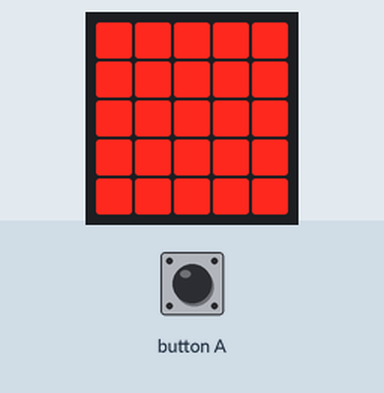
A program run on a simulated BBC micro:bit running MicroPython. Parts: the board's 5×5 LED display. The test bench sets the inputs (shaded band).

Above: at 3.7 s.
3.8 s: button A pressed for 0.15 s
At 4.6 s:
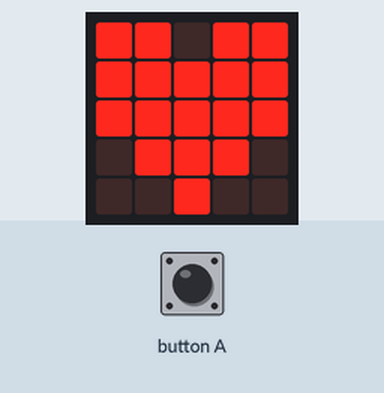
At 6.3 s:
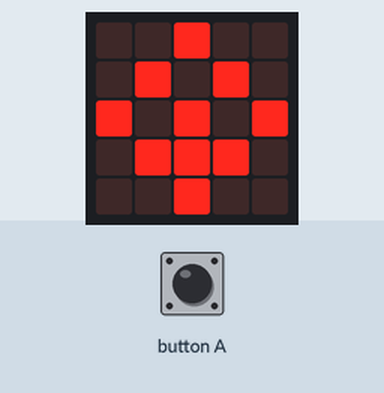
6.9 s: button A pressed for 1 s
At 14.6 s:
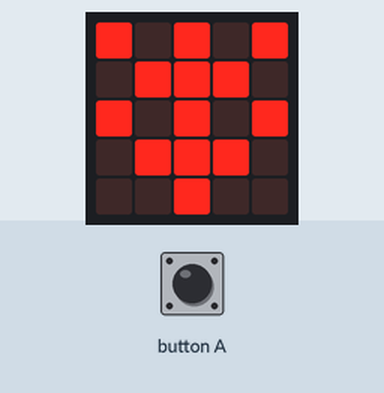
Timing chart, 0 to 16.1 s (numbered marks = the images above; inputs shaded):
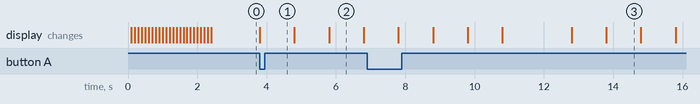

The program:

James.py
```python
from microbit import *

for x in range(0, 5):
    for y in range(0, 5):
        display.set_pixel(x, y, 9)
        sleep(100)

while True:
    if button_a.was_pressed():
        poo = Image("99099:99999:99999:09990:00900")
        display.show(poo)
        sleep(1000)
        poo = Image("90909:09990:90909:09990:00900")
        display.show(poo)
        sleep(1000)
        poo = Image("00900:09090:90909:09990:00900")
        display.show(poo)
        sleep(1000)
        poo = Image("90909:00900:09090:00900:09090")
        display.show(poo)
        sleep(1000)
        poo = Image("00909:00990:09900:99090:90009")
        display.show(poo)
        sleep(1000)
        poo = Image("90909:09990:99999:09990:90909")
        display.show(poo)
        sleep(1000)
        poo = Image("09090:90909:09990:90909:09090")
        display.show(poo)
        sleep(1000)
        poo = Image("90909:09990:99999:09990:90909")
        display.show(poo)
        sleep(1000)
        poo = Image("90909:09090:90909:09090:90909")
        sleep(1000)
        poo = Image("00000:00000:00000:00000:00000")
        display.show(poo)
```

Measured:
- after the input at 3.8 s, the display: changes at once (image 1)
- after the input at 6.9 s, the display: first differs from a run without the input after 5.9 s (image 3 shows a later state)
- what the display in image 2 shows lasts 1.0 s, from 5.8 s to 6.8 s
